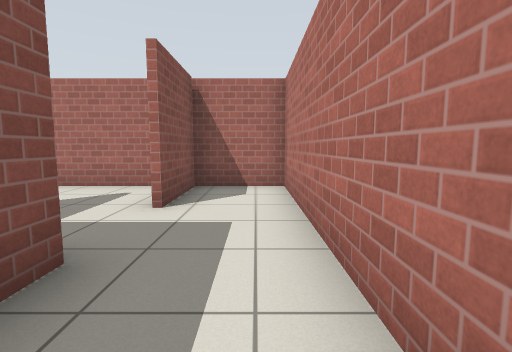
[1] (above)

20 first-person views from a walk through a robot-simulator world made for Gazebo. The camera is 0.94 m above the floor, tilts 6° down and sees 85° across. The floor is counted in squares, 1 m on a side. Each view is taken from the middle of a square. On the plan, view 1 faces up. The plan holds only what a view shows up to about 11 squares ahead; the rest is blank. Simple patterns stand in for the simulator's built-in surfaces.

[2]
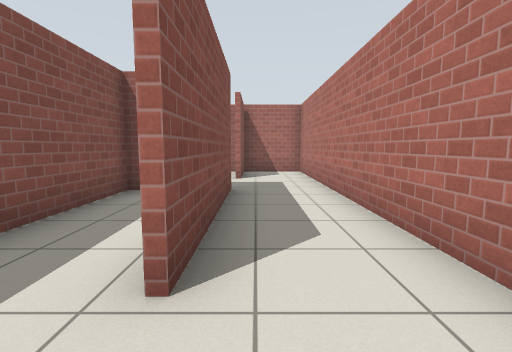

[3]
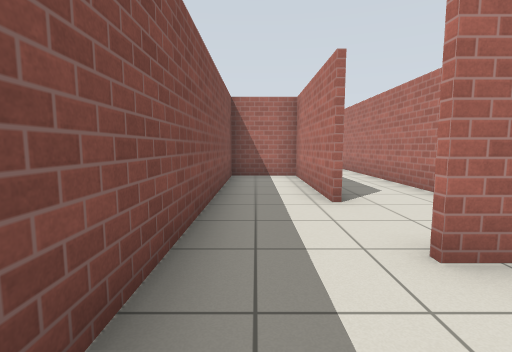

[4]
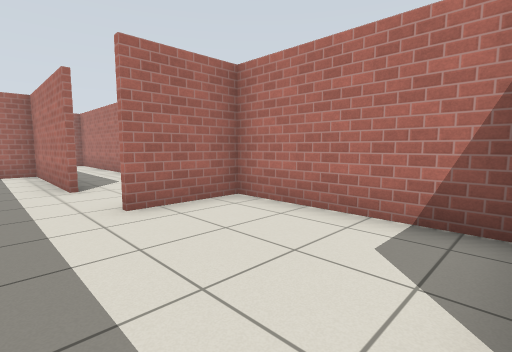

[5]
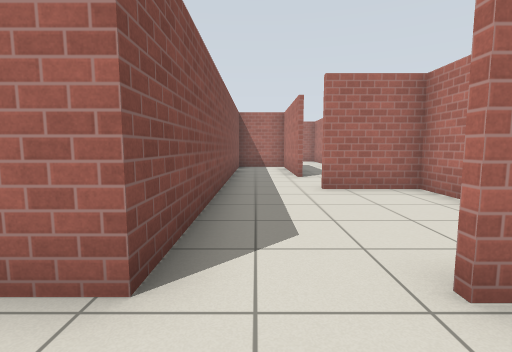

[6]
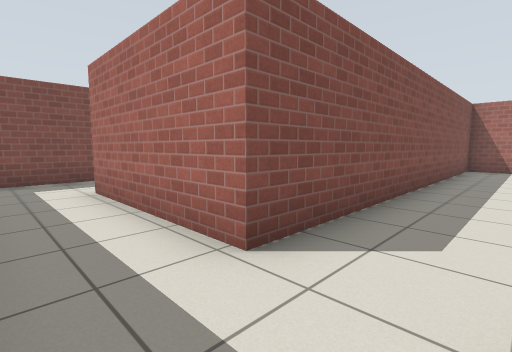

[7]
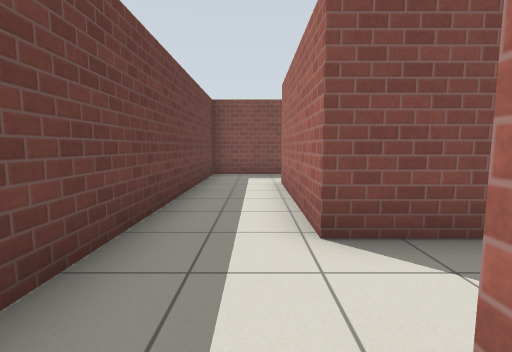

[8]
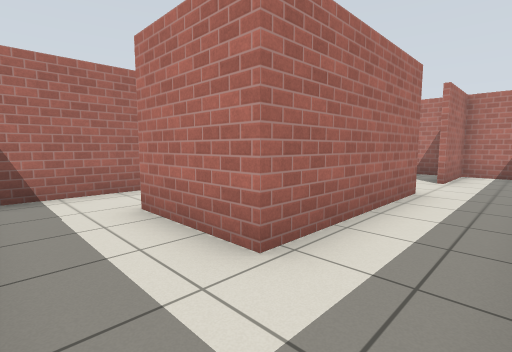

[9]
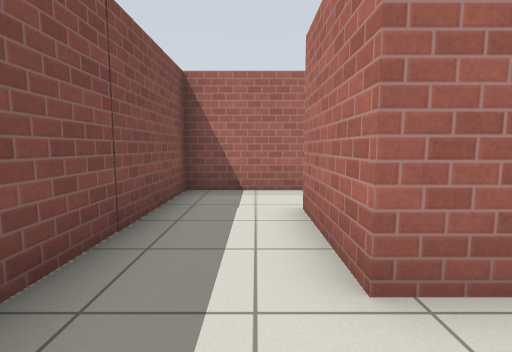

[10]
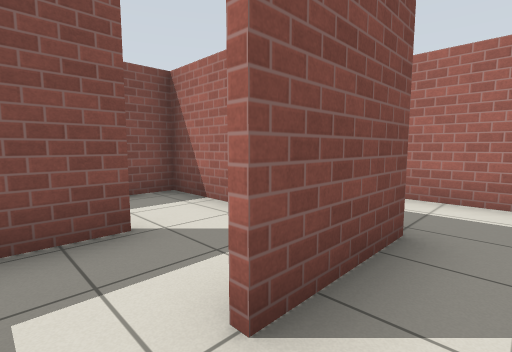

[11]
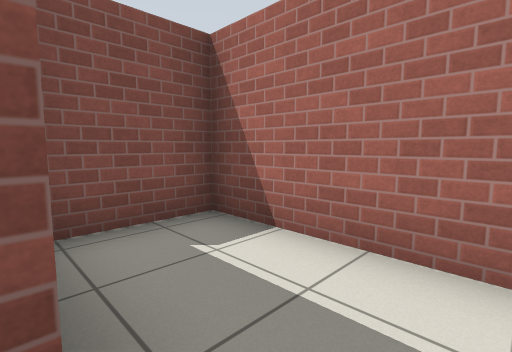

[12]
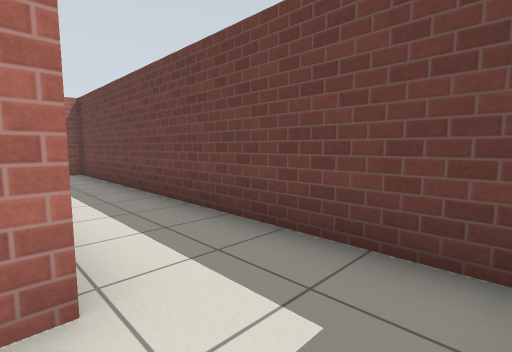

[13]
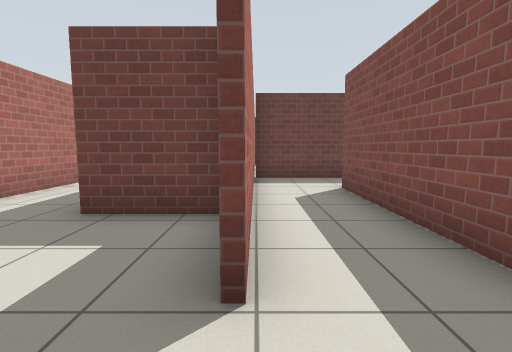

[14]
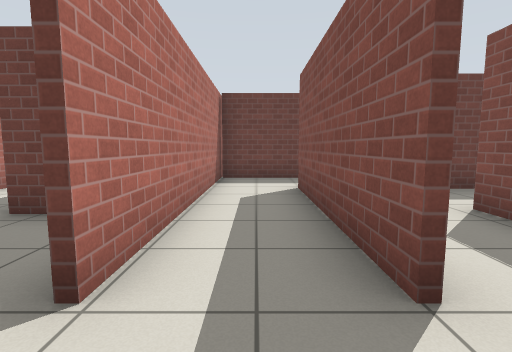

[15]
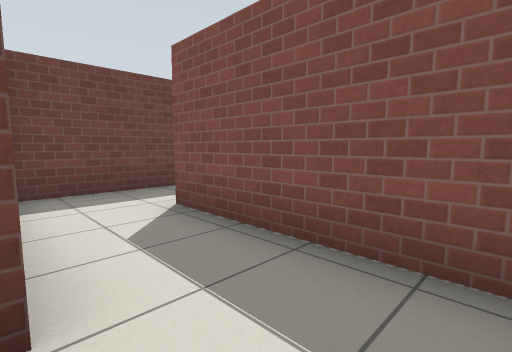

[16]
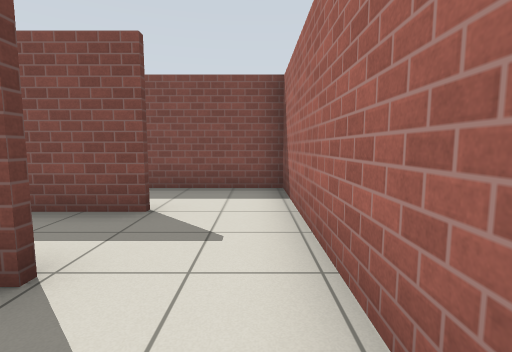

[17]
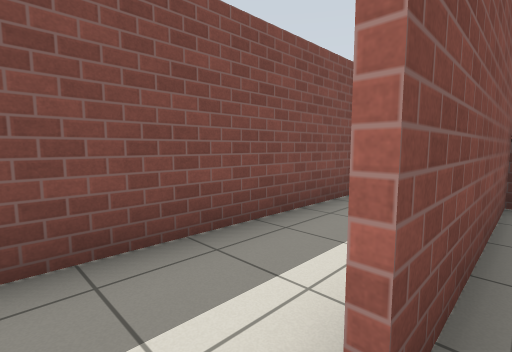

[18]
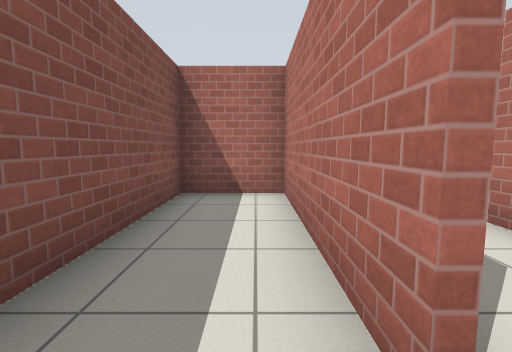

[19]
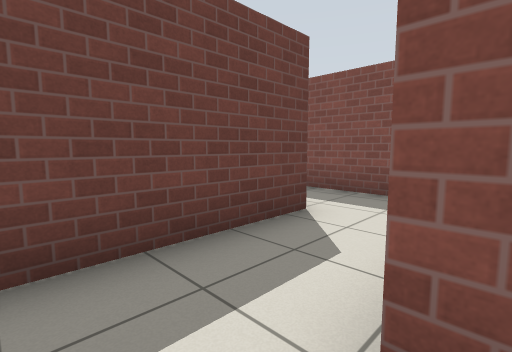

[20]
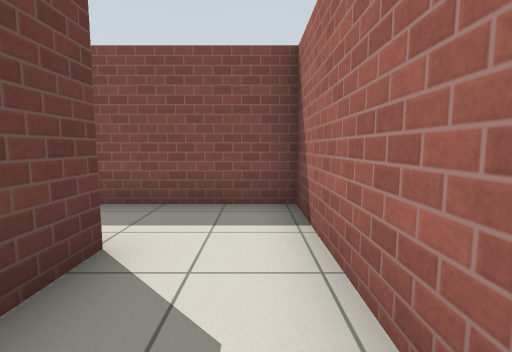

### Floor plan
Key: @ floor where view 1 was taken; # wall or solid block; . floor.
Columns run from 11 left of view 1 to 1 right of it. Each row starts with its distance up from view 1.
  7 #############
  6 #..#......#.#
  5 #..#......#.#
  4 #..#.#.#..#.#
  3 #..#.#.#....#
  2 #..#.#.###..#
  1 #....#.#.#..#
  0 ######.#.#.@#
 -1 #......#.#..#
 -2 #..#####.#..#
 -3 #..#...#....
 -4 #..#...#...
 -5 ######.#..###
 -6 #....#.#....#
 -7 #..#.#.#....#
 -8 #..#...#....#
 -9 #..#####..###
-10 #...........#
-11 #...........#
-12 #############

Positions as (right, up) in squares from view 1, and headings:
1: (0, 0), facing up
2: (-1, -4), facing up
3: (-3, -7), facing up
4: (-3, -9), facing up-right
5: (-3, -11), facing up
6: (-2, -11), facing up-left
7: (-1, -10), facing left
8: (-10, -11), facing up-right
9: (-9, -11), facing up
10: (-5, -8), facing up-left
11: (-5, -5), facing up-left
12: (-10, -9), facing down-right
13: (-4, 6), facing down
14: (-5, 6), facing down
15: (-6, 6), facing down-left
16: (-2, 6), facing left
17: (-8, 1), facing up-left
18: (-9, 1), facing up
19: (-5, 0), facing down-left
20: (-6, -1), facing left
